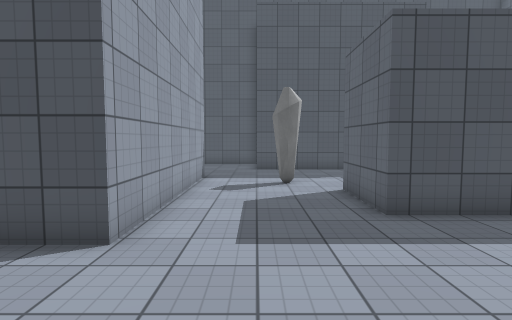
view 1 (above)

17 first-person views from a walk through a scene from a Unity 3-D project. The camera is 1.5 m above the floor, tilts 4° down and sees 80° across. The floor is counted in squares, 1 m on a side. Each view is taken from the middle of a square. On the plan, view 1 faces up. The plan holds only what a view shows up to about 15 squares ahead; the rest is blank. The place goes on beyond the plan. The player character is not drawn. Some animated figures are left out. Surface patterns are stand-ins for the level's own textures.

view 2
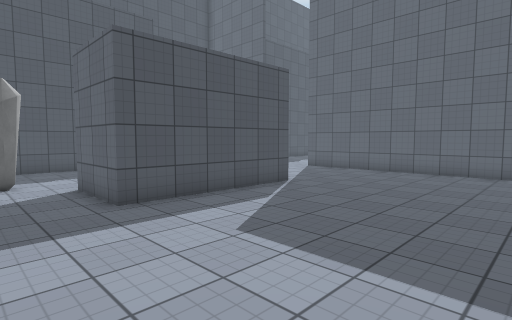

view 3
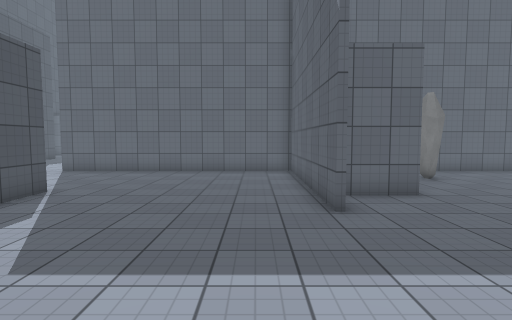

view 4
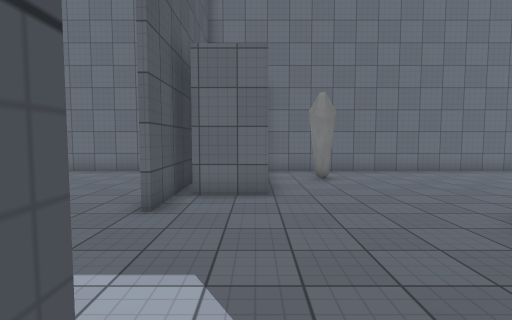

view 5
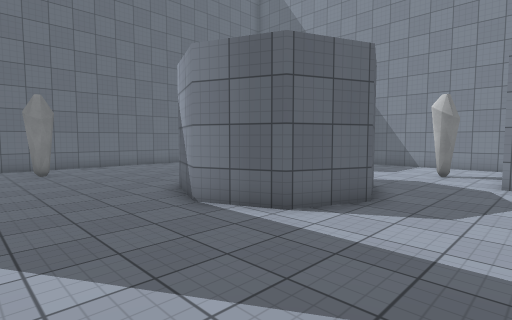

view 6
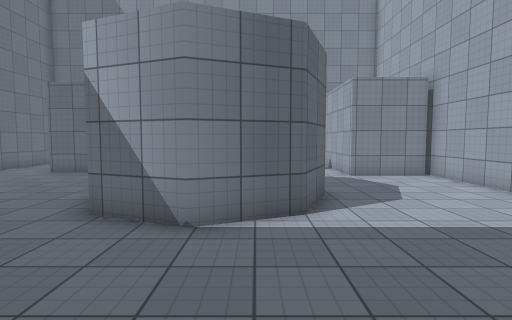

view 7
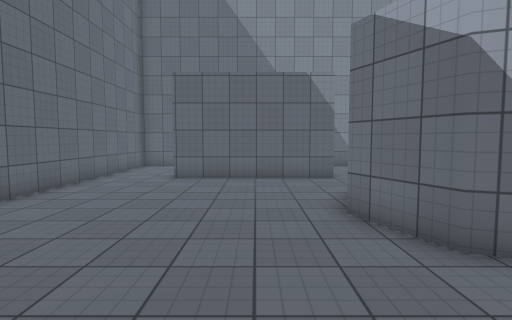

view 8
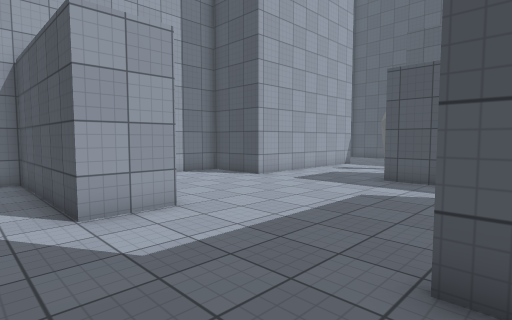

view 9
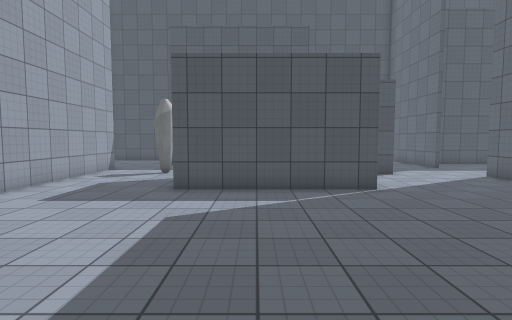

view 10
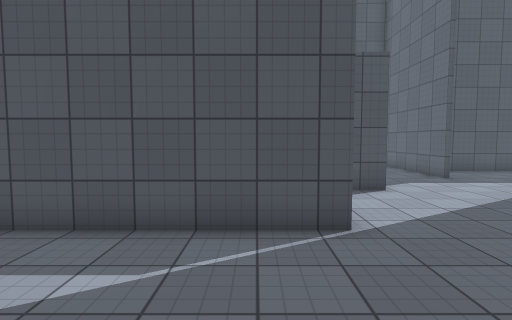

view 11
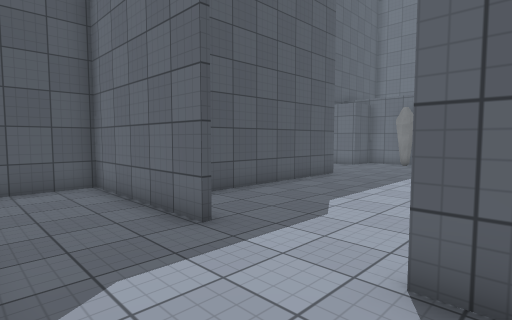

view 12
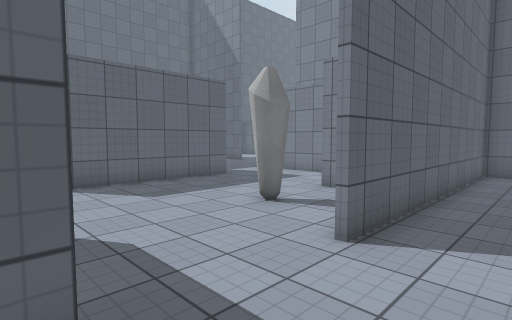

view 13
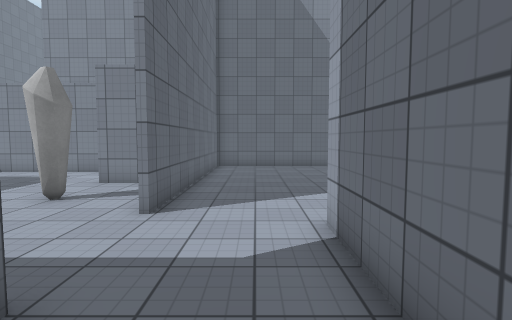

view 14
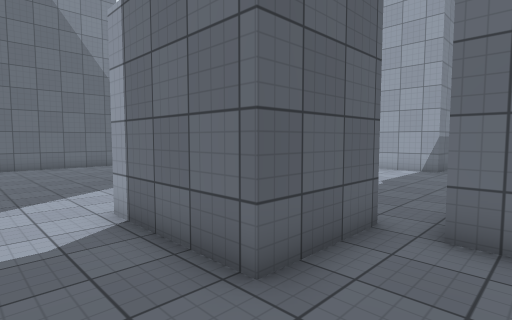

view 15
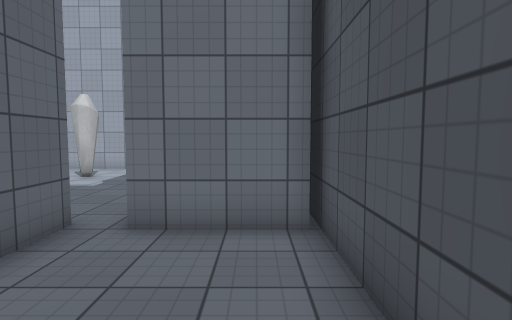

view 16
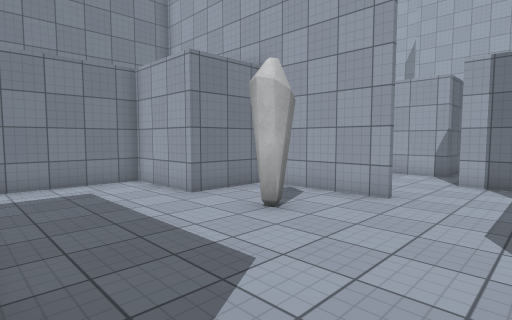

view 17
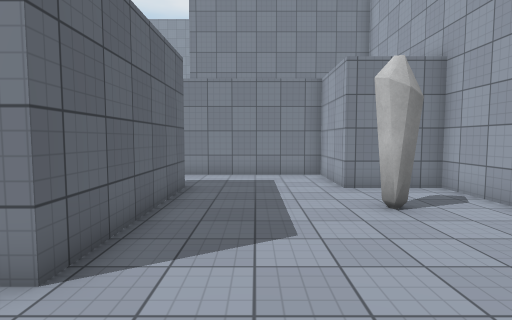

### Floor plan
Points are (right, up) in squares from view 1. A wall is a line through its corners. A room is listed if a view was taken in it or the views show most of it. See-through windows are left out.
Room 1 (views 1, 2, 3, 4, 5, 6, 7, 8, 9, 10, 11)
walls: (6.1, -1.6) (14.1, -1.6) (14.1, 9.1); (8, -4.4) (8, -2.2); (0.9, -1.4) (0.9, -3.4) (-4.5, -3.4); (10.4, -1.8) (6.1, -1.8); (8.6, 5.9) (2.6, 5.9) (2.6, 9); (6.4, 9) (8.6, 9) (8.6, 6.9); (1, -13.2) (0.2, -11.1) (1, -8.9) (3.2, -8.1) (5.3, -8.9) (6.2, -11.1); (10.8, 9.8) (9.8, 9.8); (5, -16.4) (11.1, -16.4); (-2.1, 12.2) (-2.1, 4.2) (-4.5, 4.2); (-4.5, -15.3) (-1.8, -15.3); (4.4, 15) (0, 15); (14.1, -19.5) (14.1, -4.5)
ways out: opening at (12.5, 9.5) to room 2; opening at (-1.5, 13.5); opening at (-0.5, -14.5); opening at (4.5, -15.5)
objects: other object (1, 10); other object (11, -6)
Room 2 (views 12, 16, 17)
walls: (14.3, 9.1) (14.3, 4.8) (17.3, 4.8) (17.3, 1.4) (22.5, 1.4); (14.1, 12.4) (14.1, 13.4); (22.2, 4.5) (22.2, 11.1); (22.5, 15) (15.9, 15); (10.8, 13.8) (10.8, 9.8)
ways out: opening at (12.5, 9.5) to room 1; opening at (12.5, 14) to room 3
objects: other object (17, 8)
Room 3 (views 13, 14, 15)
walls: (8, 18) (8, 14.9); (7.8, 13.8) (10.8, 13.8); (14.1, 13.4) (14.1, 18.1) (6.9, 18.1)
ways out: opening at (12.5, 14) to room 2

Positions as (right, up) in squares from view 1, and headings:
1: (0, 0), facing up
2: (0, -1), facing up-right
3: (0, 0), facing right
4: (0, -4), facing right
5: (-3, -4), facing down-right
6: (2, -3), facing down
7: (8, -5), facing down
8: (7, -5), facing up-left
9: (5, -3), facing up
10: (7, 1), facing up
11: (11, 8), facing up-right
12: (12, 13), facing down-right
13: (12, 15), facing down
14: (13, 16), facing down-left
15: (13, 17), facing left
16: (22, 12), facing down-left
17: (20, 14), facing down
